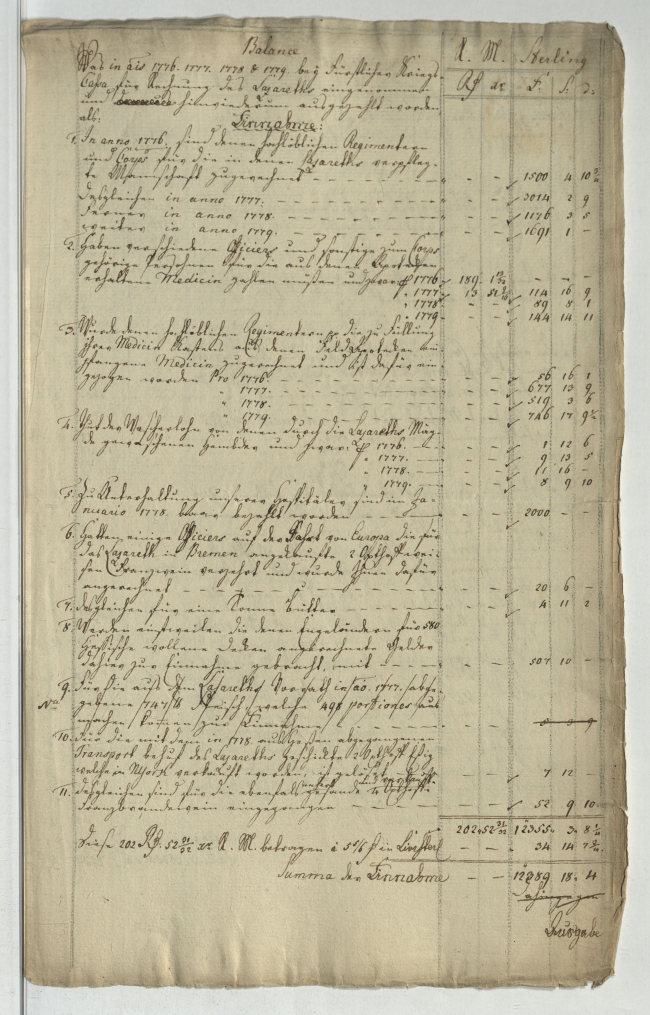
#> input picture inputs/text_dense_8/hstam_4_h_nr_4156_0068.jpg, 2600 x 4060 px (shown at 1/4 size)
$ python -i edge_reconstruction.py   (imports and definitions only)
#> lines starting #> are read from the running program, lines starting #| are printed output that depends on the picture; after the words box and inside, x2 and y2 are one past the last pixel; in counts of white or black regions, pixels touching at a corner belong together
from __future__ import annotations

import json
from pathlib import Path
from typing import Any

import numpy as np
from PIL import Image


def _load_gray(path: Path) -> np.ndarray:
    with Image.open(path) as im:
        return np.asarray(im.convert("L"), dtype=np.uint8)


# [4 lines left out: function _save_mask, not called in this run]


def _save_gray(path: Path, gray_u8: np.ndarray) -> None:
    path.parent.mkdir(parents=True, exist_ok=True)
    Image.fromarray(np.clip(gray_u8, 0, 255).astype(np.uint8), mode="L").save(path)


# [35 lines left out: functions _has_edge_text_hint, _text_border_affinity, not called in this run]


def _estimate_penstroke_mask(gray: np.ndarray) -> np.ndarray:
    # Protect obvious handwritten structures from accidental brightening.
    ink = gray.astype(np.float32) < 150.0
    h, w = ink.shape
    horizontal = np.zeros_like(ink, dtype=bool)
    for k in (5, 9):
        run = np.convolve(np.ones(k, dtype=np.int16), np.ones(k, dtype=np.int16), mode="same")
        for y in range(h):
            row = ink[y].astype(np.int16)
            hit = np.convolve(row, np.ones(k, dtype=np.int16), mode="same") >= max(3, int(0.7 * k))
            horizontal[y] |= hit
        horizontal &= run.max() > 0
    vertical = np.zeros_like(ink, dtype=bool)
    for x in range(w):
        col = ink[:, x].astype(np.int16)
        hit = np.convolve(col, np.ones(3, dtype=np.int16), mode="same") >= 2
        vertical[:, x] = hit
    return np.logical_and(horizontal, vertical)


# [148 lines left out: functions build_edge_reconstruction_candidates, apply_edge_reconstruction, not called in this run]

>>> import cv2
>>> picture = cv2.imread('../../inputs/text_dense_8/hstam_4_h_nr_4156_0068.jpg', cv2.IMREAD_GRAYSCALE)
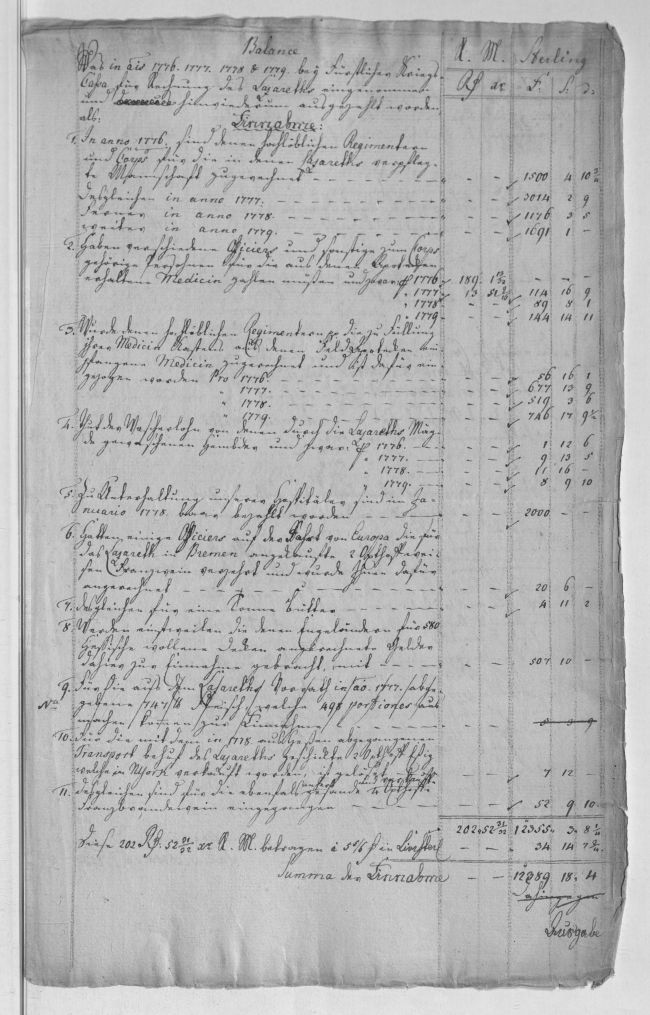
#> picture: shape (4060, 2600) (shown at 1/4 size); min 28, max 248, mean 180.1
>>> result = _estimate_penstroke_mask(picture)
#> in _estimate_penstroke_mask, `ink = gray.astype(np.float32) < 150.0`:
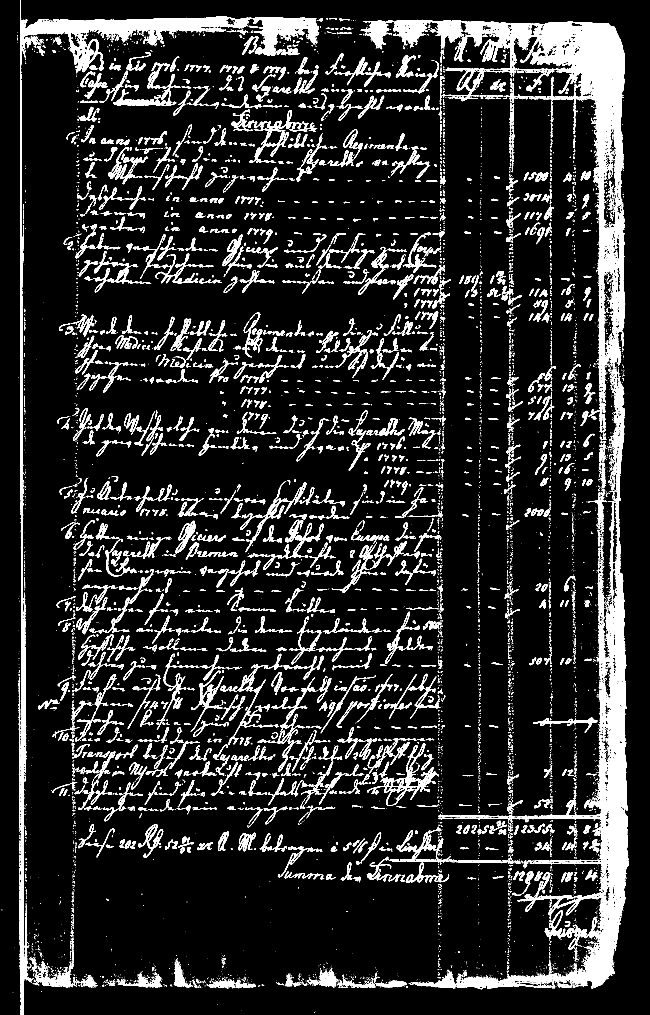
#> ink: shape (4060, 2600) bool (shown at 1/4 size); 11.6% white; 9644 white regions (7091 under 20 px), largest, box (x1, y1, x2, y2) and area: (1572, 79, 2501, 1579) 190253, (1653, 1477, 2514, 3958) 174748, (79, 0, 1276, 4060) 113130
#> after the loop in _estimate_penstroke_mask, `for k in (5, 9):`:
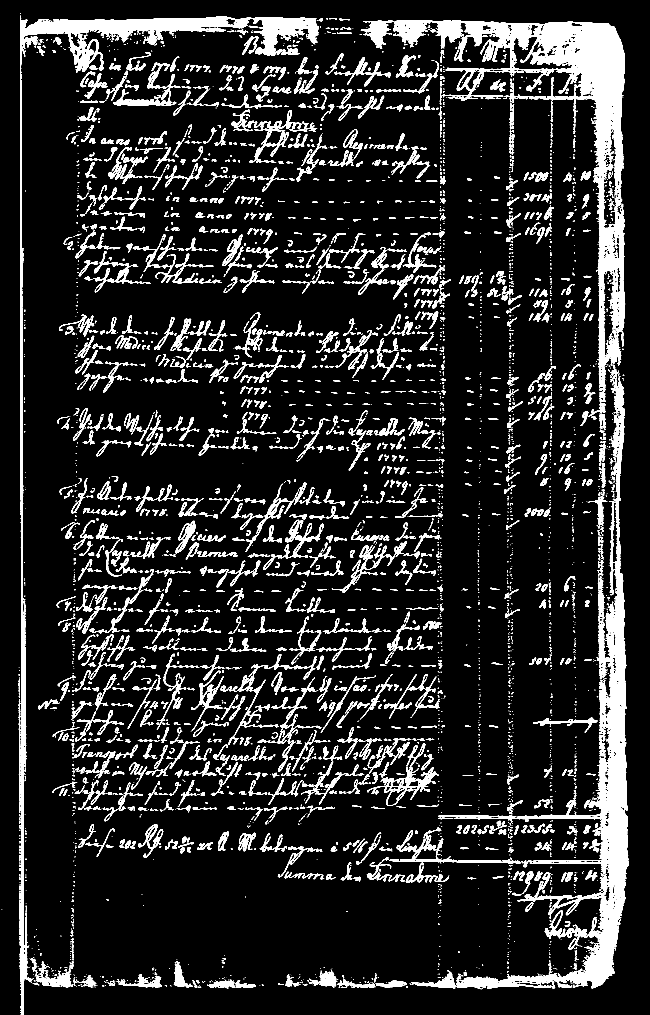
#> horizontal: shape (4060, 2600) bool (shown at 1/4 size); 11.7% white; 5523 white regions (3222 under 20 px), largest, box (x1, y1, x2, y2) and area: (1572, 80, 2501, 1583) 200330, (1644, 1480, 2514, 3957) 188693, (75, 63, 1276, 4060) 117965
#> after the loop in _estimate_penstroke_mask, `for x in range(w):`: vertical: shape (4060, 2600) bool; 11.6% white; 7750 white regions (4971 under 20 px), largest, box (x1, y1, x2, y2) and area: (1573, 79, 2501, 1579) 190895, (1653, 1477, 2514, 3958) 174973, (80, 0, 1276, 4060) 111108
#> in _estimate_penstroke_mask, `return np.logical_and(horizontal, vertical)`: returned value: shape (4060, 2600) bool; 11.1% white; 7685 white regions (4696 under 20 px), largest, box (x1, y1, x2, y2) and area: (1573, 80, 2501, 1579) 179947, (1653, 1516, 2514, 3954) 163855, (80, 63, 1276, 4060) 108318

$ run again, on inputs/text_dense_8/hstam_4_h_nr_4156_0084.jpg
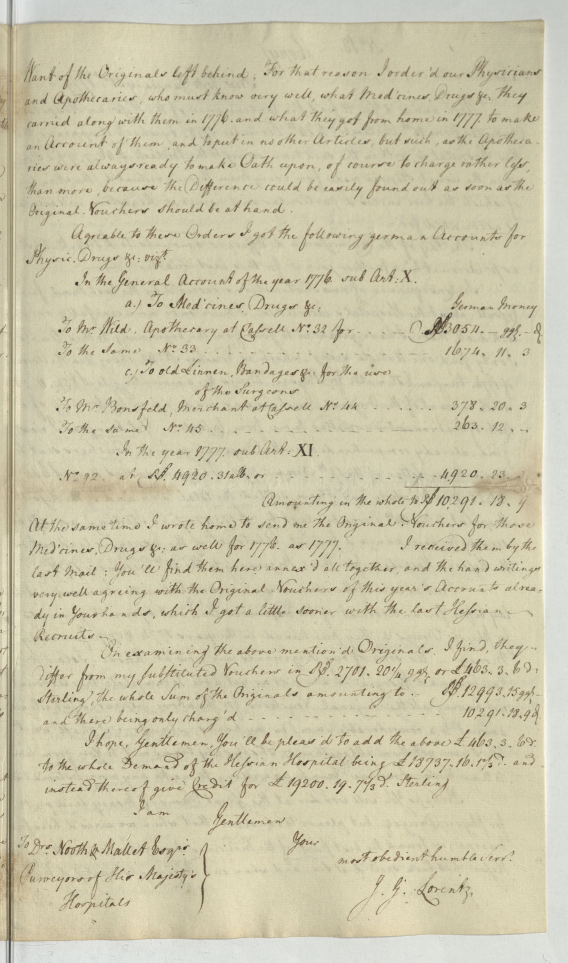
#> input picture inputs/text_dense_8/hstam_4_h_nr_4156_0084.jpg, 2272 x 3850 px (shown at 1/4 size)
#> in _estimate_penstroke_mask, `ink = gray.astype(np.float32) < 150.0`:
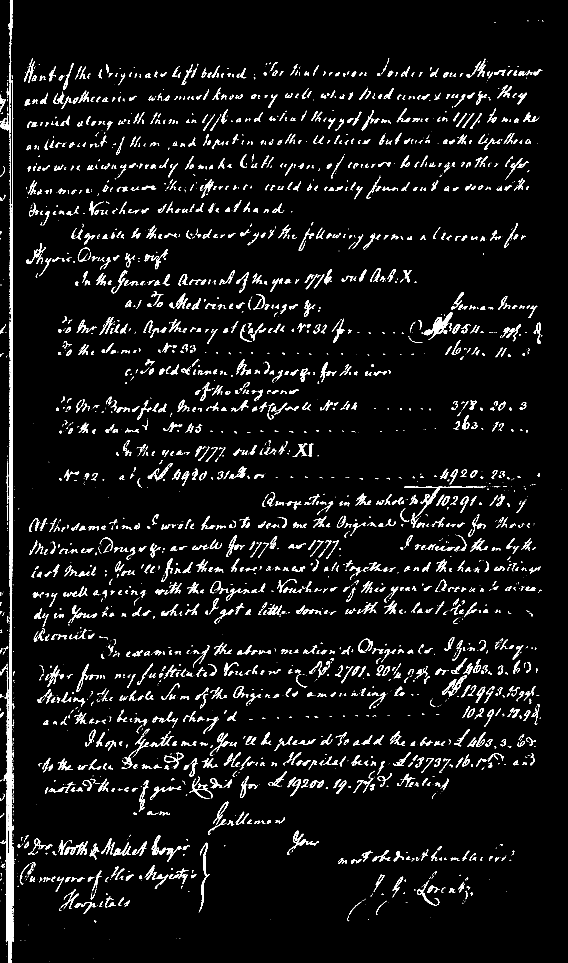
#> ink: shape (3850, 2272) bool (shown at 1/4 size); 4.8% white; 3700 white regions (1639 under 20 px), largest, box (x1, y1, x2, y2) and area: (5, 340, 58, 3850) 33614, (1696, 1249, 1810, 1360) 3281, (32, 0, 49, 420) 2413
#> after the loop in _estimate_penstroke_mask, `for k in (5, 9):`:
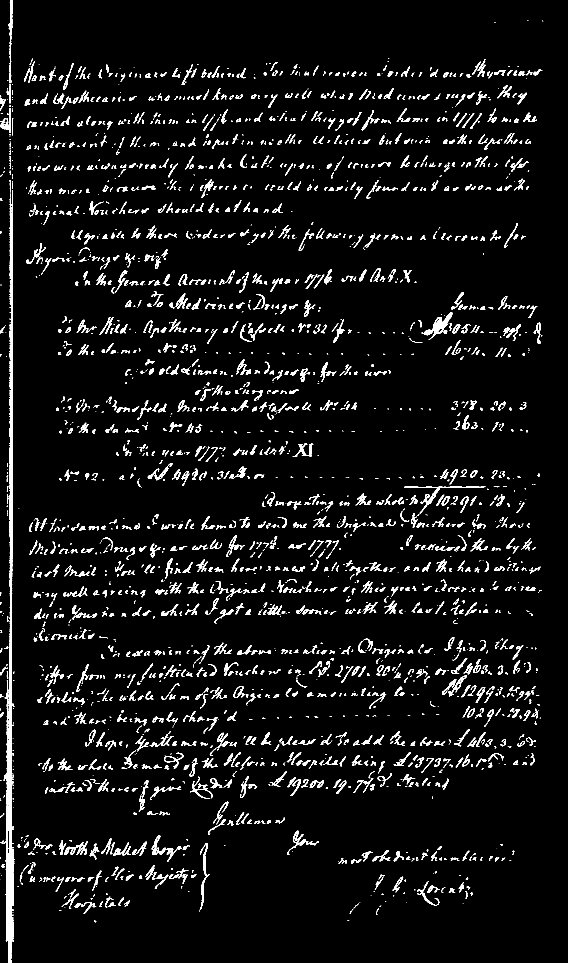
#> horizontal: shape (3850, 2272) bool (shown at 1/4 size); 4.7% white; 3737 white regions (1576 under 20 px), largest, box (x1, y1, x2, y2) and area: (15, 760, 58, 3850) 40143, (1687, 1250, 1810, 1350) 3398, (1617, 1946, 1943, 2054) 2197

$ run again, on inputs/text_dense_8/hstam_4_h_nr_4156_0105.jpg
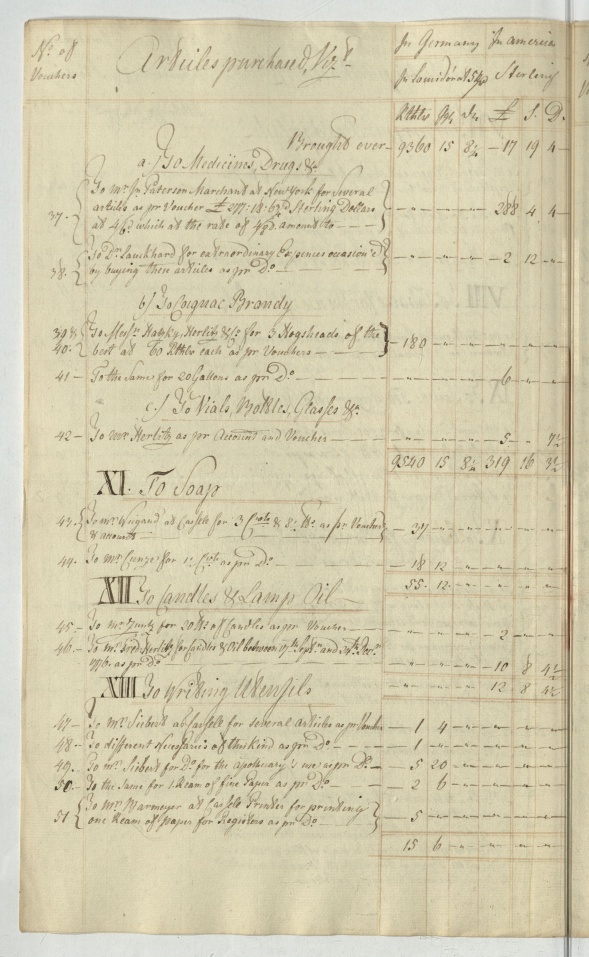
#> input picture inputs/text_dense_8/hstam_4_h_nr_4156_0105.jpg, 2356 x 3828 px (shown at 1/4 size)
#> in _estimate_penstroke_mask, `ink = gray.astype(np.float32) < 150.0`:
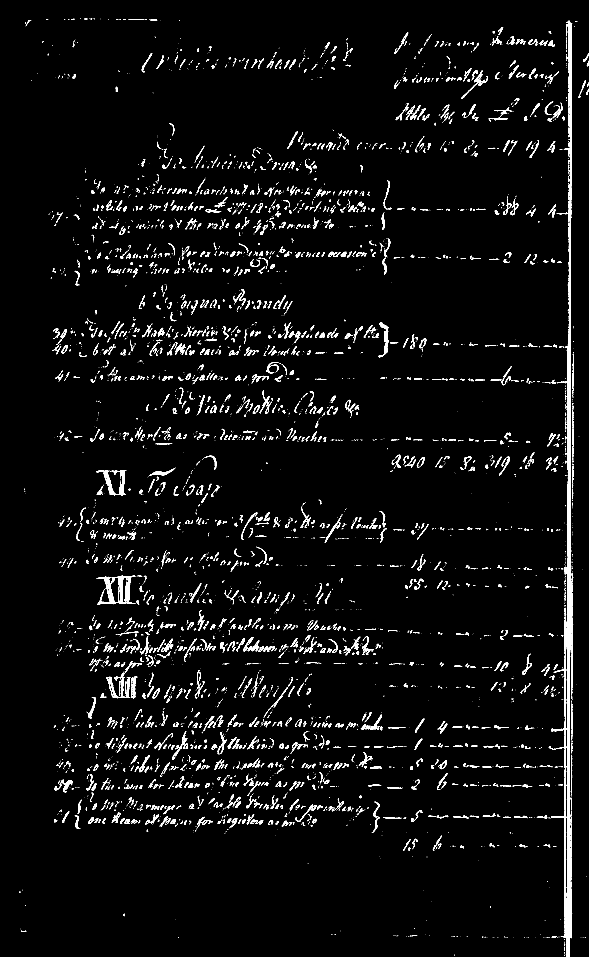
#> ink: shape (3828, 2356) bool (shown at 1/4 size); 3.2% white; 5726 white regions (3775 under 20 px), largest, box (x1, y1, x2, y2) and area: (2204, 83, 2293, 3828) 42340, (387, 2302, 543, 2420) 5714, (386, 1882, 506, 1983) 2990
#> after the loop in _estimate_penstroke_mask, `for k in (5, 9):`:
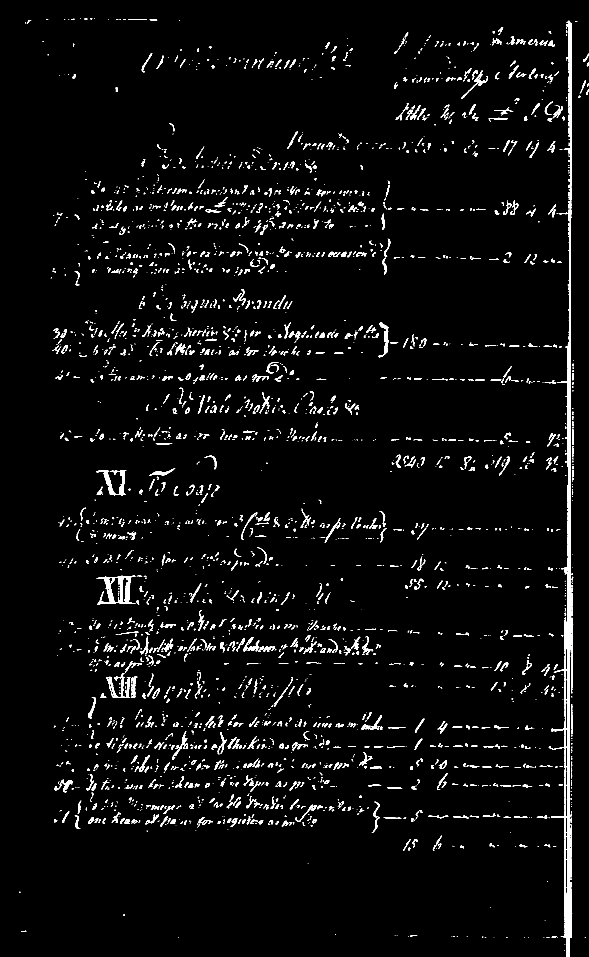
#> horizontal: shape (3828, 2356) bool (shown at 1/4 size); 3% white; 4490 white regions (2564 under 20 px), largest, box (x1, y1, x2, y2) and area: (2195, 83, 2292, 3828) 48175, (385, 2303, 543, 2420) 5986, (386, 1882, 506, 1983) 3181

$ run again, on inputs/text_dense_8/hstam_4_h_nr_4156_0115.jpg
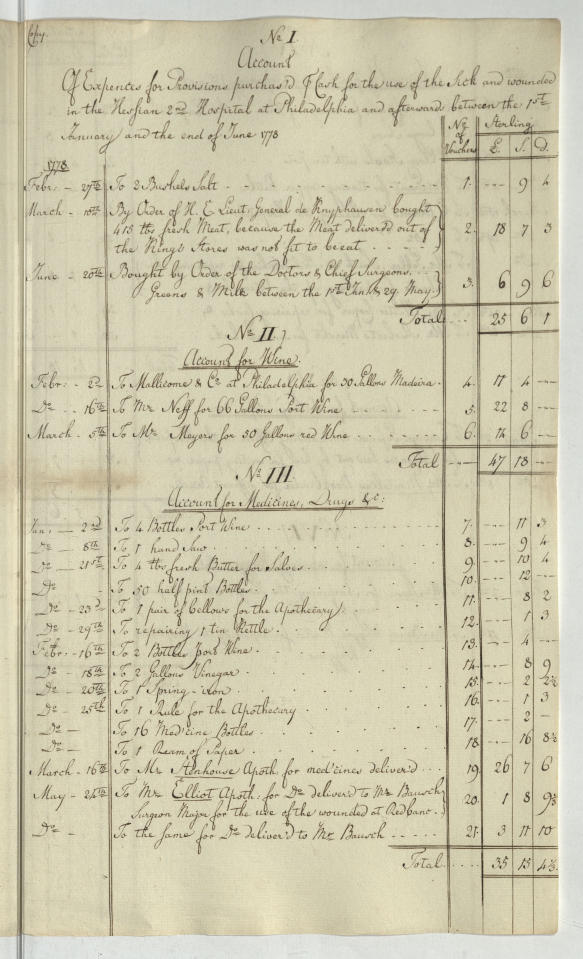
#> input picture inputs/text_dense_8/hstam_4_h_nr_4156_0115.jpg, 2332 x 3836 px (shown at 1/4 size)
#> in _estimate_penstroke_mask, `ink = gray.astype(np.float32) < 150.0`:
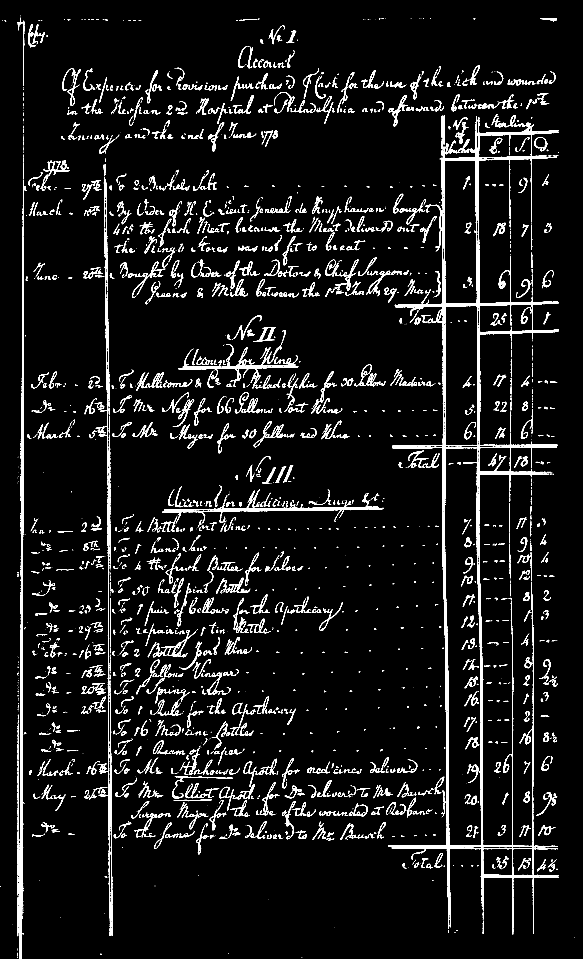
#> ink: shape (3836, 2332) bool (shown at 1/4 size); 5.4% white; 2906 white regions (1135 under 20 px), largest, box (x1, y1, x2, y2) and area: (1553, 464, 2236, 3737) 95323, (77, 719, 107, 3836) 23516, (648, 1958, 1534, 2094) 8873
#> after the loop in _estimate_penstroke_mask, `for k in (5, 9):`:
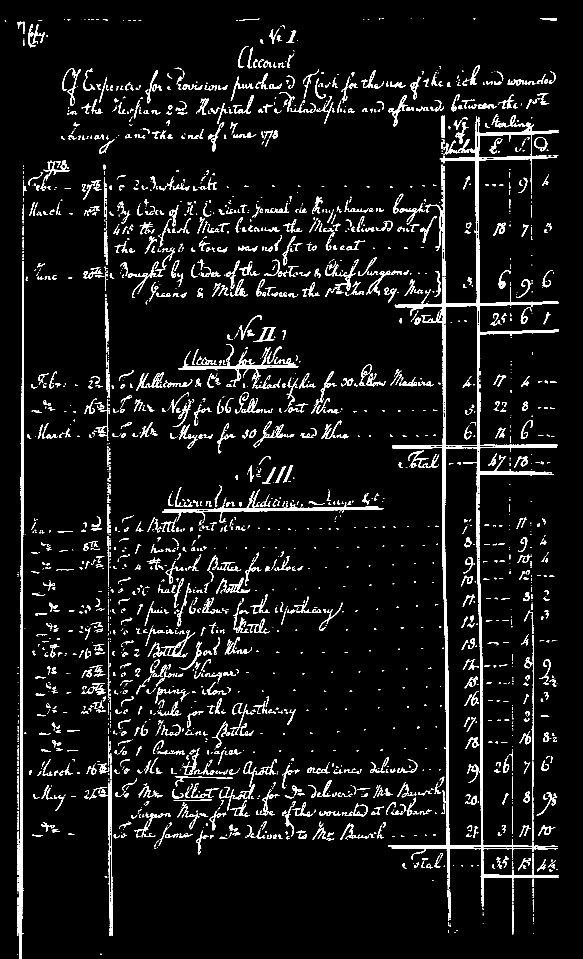
#> horizontal: shape (3836, 2332) bool (shown at 1/4 size); 5.2% white; 4900 white regions (2702 under 20 px), largest, box (x1, y1, x2, y2) and area: (1569, 456, 2236, 3094) 60423, (69, 1044, 96, 3836) 23424, (1553, 2384, 2234, 3627) 23070
